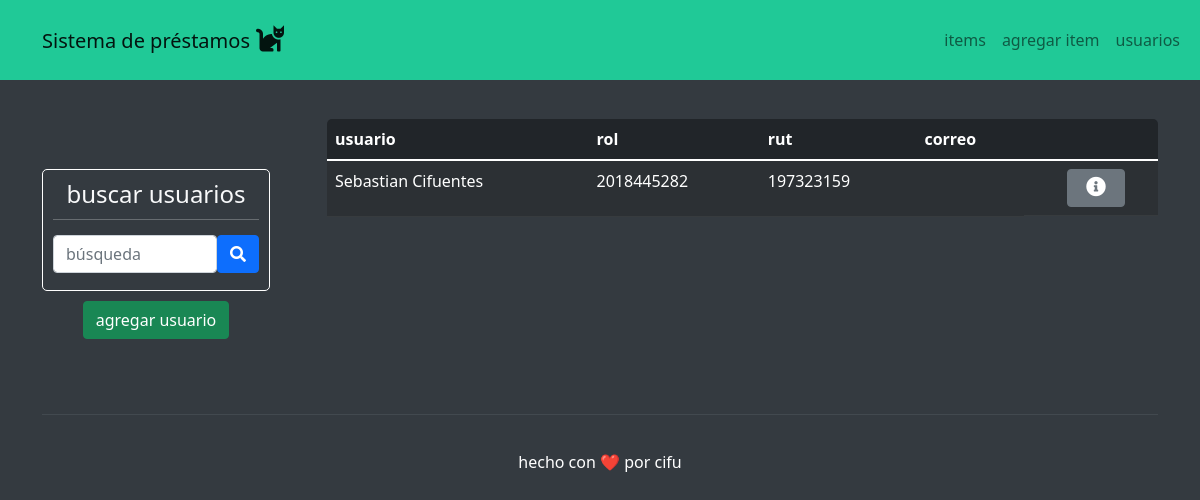
Before: /usuarios with the older database file.
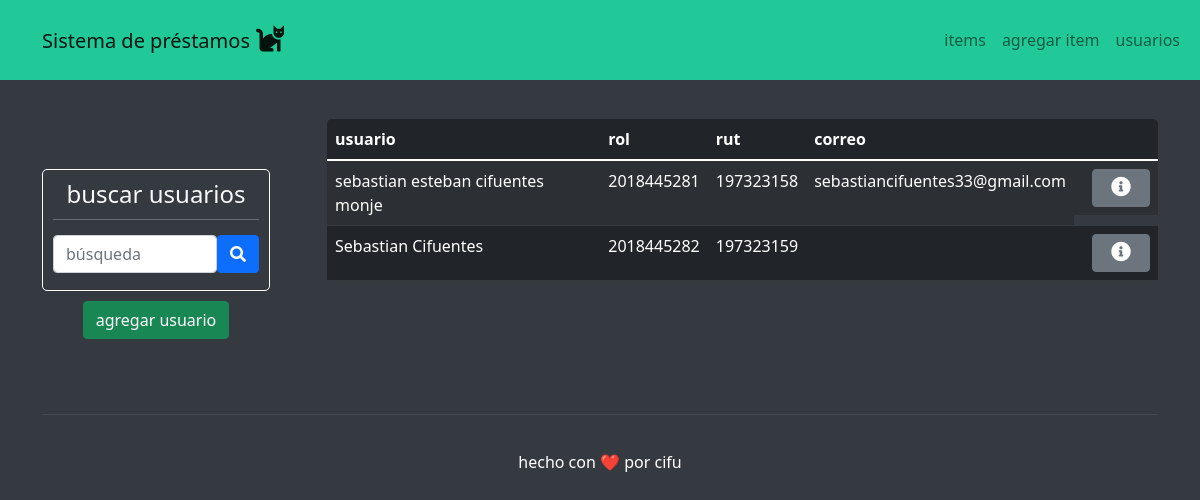
After: the same page with the newer database file.
### items/models.py (models this page shows, shortened)
class usuario(models.Model):
    nombre = models.CharField(max_length=150)
    rol = models.CharField(max_length=15, blank=True)
    rut = models.CharField(max_length=15, blank=True)
    correo = models.CharField(max_length=150, blank=True)
    class Meta:
        ordering = ['-nombre']

### items/views.py (the view)
# urls.py: path('usuarios', views.usuarios, name='usuarios'),
def usuarios(request):
    usuarios = usuario.objects.all()
    return(render(request, 'usuarios.html', {'usuarios':usuarios}))

### items/templates/usuarios.html
{% extends 'base.html' %}
{% block content %}
<div class="container" style="padding-top: 39px;">
    <div class="row">
        <div class="col-auto col-md-3" style="margin-top: 50px;padding-right: 45px;">
            <div>
                <form
                    style="border-radius: 5px;padding-top: 10px;padding-right: 10px;padding-bottom: 10px;padding-left: 10px;border: 1px solid var(--bs-body-bg) ;border-top-style: solid;"
                    method="post" action="{% url 'busqueda_user' %}">{% csrf_token %}
                    <h1 class="fs-4 text-center" style="color: var(--bs-gray-100);">buscar usuarios</h1>
                    <hr
                        style="background: var(--bs-body-bg);border-width: 1px;border-color: var(--bs-body-bg);color: var(--bs-body-bg);margin-top: 10px;margin-bottom: 10px;">
                    <div class="d-flex d-md-flex d-lg-flex justify-content-end justify-content-md-end align-items-md-center justify-content-lg-end"
                        style="margin-top: 15px;padding-bottom: 7px;"><input class="form-control" type="text"
                            placeholder="búsqueda" name="busqueda"><button class="btn btn-primary" type="submit"><i
                                class="fas fa-search"></i></button></div>
                </form>
            </div>
            <div class="d-lg-flex justify-content-lg-center" style="margin-top: 10px;margin-bottom: 11px;"><a
                    class="btn btn-success" role="button" href="{% url 'agregar_usuario' %}">agregar usuario</a></div>
        </div>
        <div class="col-md-9">
            <div class="table-responsive" style="border-radius: 5px;border: 1px none var(--bs-body-bg);">
                <table class="table table-striped table-dark">
                    <thead>
                        <tr>
                            <th>usuario</th>
                            <th>rol</th>
                            <th>rut</th>
                            <th>correo</th>
                            <th></th>
                        </tr>
                    </thead>
                    <tbody>
                        {% for usuario in usuarios %}
                        <tr>
                            <td>{{ usuario.nombre }}</td>
                            <td>{{ usuario.rol }}</td>
                            <td>{{ usuario.rut }}</td>
                            <td>{{ usuario.correo }}</td>
                            <td class="d-lg-flex justify-content-lg-center"><button class="btn btn-secondary"
                                    type="button"
                                    style="text-align: center;padding-left: 18px;padding-right: 18px;margin-left: 10px;"><i
                                        class="fas fa-info-circle fs-5"></i></button></td>
                        </tr>
                        {% endfor %}
                    </tbody>
                </table>
            </div>
        </div>
    </div>
</div>
{% endblock %}

Changed rows visible on the page:
added usuario: nombre "sebastian esteban cifuentes monje", rol "2018445281", rut "197323158", correo "sebastiancifuentes33@gmail.com"
